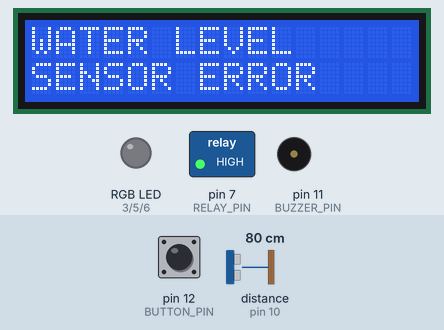
The sketch below on a simulated Arduino Uno, built with avr-gcc and run on an emulated ATmega328P. On the bench: 16×2 character LCD, switched loads named in the sketch (green lamp = pin HIGH), an RGB LED mixed from three pins (HIGH = lit), buzzer (waves = sounding, pin HIGH). Wiring (inferred from the names in the program): ultrasonic range finder: trigger pin 9; echo pin 10. Inputs (shaded band) come from the test bench; at power-on: distance to the obstacle (sensor on pin 10) 80 cm, pin 12 (BUTTON_PIN) HIGH. The echo pulse lasts 58.3 µs per cm; pins used as bus, display or sensor lines are not drawn; what the sketch prints to the serial monitor is not drawn.

Above: at 1.2 s.
1.3 s: distance to the obstacle (sensor on pin 10) set to 33 cm
4.3 s: distance to the obstacle (sensor on pin 10) set to 28 cm
At 6.4 s:
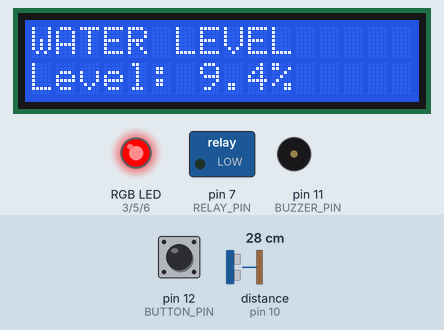
7.1 s: pin 12 (BUTTON_PIN) pulled LOW for 0.15 s
At 8.4 s:
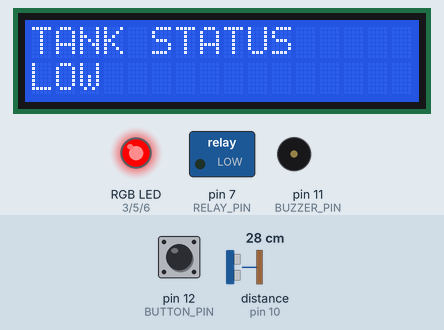
8.7 s: distance to the obstacle (sensor on pin 10) set to 2 cm
At 11.6 s:
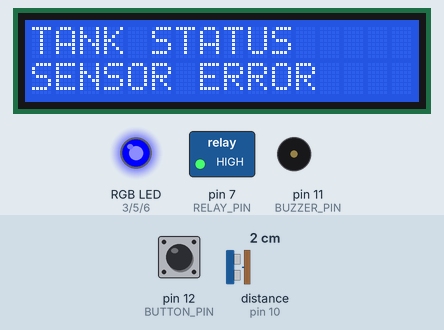
11.7 s: distance to the obstacle (sensor on pin 10) set to 5 cm
At 14.1 s:
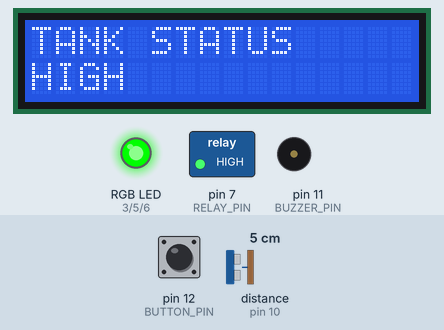
Timing chart, 0 to 15.6 s (numbered marks = the images above; inputs shaded):
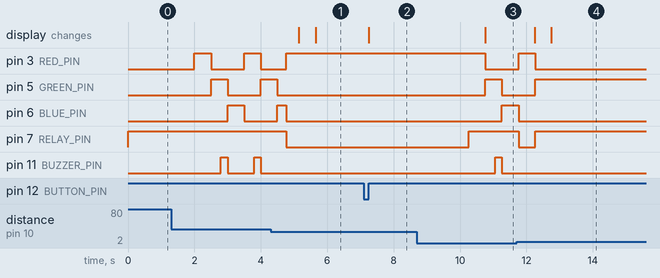

Measured:
- the behaviour switches between 31 and 30 cm on distance to the obstacle (sensor on pin 10) (found by bisection; images 0 and 1)
- the behaviour switches between 3 and 4 cm on distance to the obstacle (sensor on pin 10) (found by bisection; images 3 and 4)
- after the input at 4.3 s, pin 5 (GREEN_PIN): goes on until 4.5 s, then stays LOW; pin 7 (RELAY_PIN): HIGH → LOW after 0.46 s; pin 11 (BUZZER_PIN): stops changing and stays LOW; the display: first changes after 0.85 s (image 1 shows a later state)
- after the input at 7.1 s, the display: changes after 0.14 s (image 2)
- after the input at 8.7 s, pin 3 (RED_PIN): HIGH → LOW after 2.1 s; pin 5 (GREEN_PIN): LOW → HIGH after 2.1 s, → LOW 0.50 s later; pin 6 (BLUE_PIN): LOW → HIGH after 2.6 s; pin 7 (RELAY_PIN): LOW → HIGH after 1.6 s; pin 11 (BUZZER_PIN): LOW → HIGH after 2.4 s, → LOW 0.20 s later; the display: changes after 2.1 s (image 3)
- after the input at 11.7 s, pin 3 (RED_PIN): goes on until 12.3 s, then stays LOW; pin 5 (GREEN_PIN): goes on until 12.3 s, then stays HIGH
- by itself, pin 3 (RED_PIN): alternates HIGH for 0.50 s and LOW for 1.0 s
- by itself, pin 11 (BUZZER_PIN): alternates HIGH for 0.20 s and LOW for 0.80 s

The sketch:

Smart_Water_monitoring_system.ino
```cpp
#include <Wire.h>
#include <LiquidCrystal_I2C.h>

const int RED_PIN = 3;
const int GREEN_PIN = 5;
const int BLUE_PIN = 6;

const int TRIG_PIN = 9;
const int ECHO_PIN = 10;

const int BUZZER_PIN = 11;

const int BUTTON_PIN = 12;

const int RELAY_PIN = 7;

//Relay configuration
const int RELAY_ON = LOW;
const int RELAY_OFF = HIGH;

//Tank calibration
const float EMPTY_DISTANCE = 30.0;
const float FULL_DISTANCE = 2.0;

const float USABLE_DISTANCE = EMPTY_DISTANCE - FULL_DISTANCE;

//Ultra sonic sensor configuration
const float US_ROUNDTRIP_PER_CM = 58.31;
const int NUM_SAMPLES = 5;
const unsigned long ECHO_TIMEOUT = 30000;
const unsigned long MIN_TRIGGER_INTERVAL = 100000;

//Variables for detecting sensor error
const unsigned long SENSOR_TIMEOUT = 2000;
unsigned long lastValidReadingTime = 0;
unsigned long systemStartTime = 0;

//Variable for controlling how ofter sensor error message is printed
bool sensorError = false;
bool errorMessagePrinted = false;

float latestDistance = 0.0; //Holds the averaged distance measurement

float waterLevel = 0.0; //Holds the calculated water level percentage

float totalDistance = 0; // Accumulates readings before averaging
int sampleCount = 0; //Tracks the number of readings collected

bool distanceAvailable = false; //Indicates whether a valid measurement is available

//ultrasonic sensor variables for getting distance
unsigned long lastTriggerTime = 0;
unsigned long startTime = 0;
unsigned long echoWaitStart = 0;

int buttonState = HIGH; //Stores the debounced/accepted button state
int previousButtonState = HIGH; // Stores the accepted previous button state
int lastButtonReading = HIGH; //Stores the raw previous button state

unsigned long lastDebounceTime = 0;
const unsigned long DEBOUNCE_DELAY = 50;

//varriable for keeping track of the current displaying screen
byte currentScreen = 0;
bool screenChanged = true;
const byte NUM_SCREENS = 4;

//LCD object
LiquidCrystal_I2C lcd(0x27, 16, 2);

//LCD variables
const unsigned long LCD_REFRESH_INTERVAL = 500;
unsigned long lastLCDUpdate = 0;

//Pump controll varibles
const float PUMP_ON_THRESHOLD = 30.0;
const float PUMP_OFF_THRESHOLD = 80.0;

bool pumpRunning = false;

//RGB Error handling variables
const unsigned long ERROR_LED_INTERVAL = 500;
unsigned long lastErrorLEDUpdate = 0;
byte errorLEDState = 0;

bool previousSensorError = false;

//Buzzere Variables
const unsigned long BUZZER_ON_INTERVAL = 200;
const unsigned long BUZZER_OFF_INTERVAL = 800;

unsigned long lastBuzzerUpdate = 0;
bool buzzerState = false;


enum EchoState
{
  READY_TO_TRIGGER,
  WAITING_FOR_START,
  WAITING_FOR_END
};

EchoState echoState = READY_TO_TRIGGER;

// Enumeration for categorizing water levels
enum WaterLevelState
{
  WATER_LOW,
  WATER_MEDIUM,
  WATER_HIGH
};
WaterLevelState currentWaterLevel = WATER_LOW;

//Function for reading raw distance values
bool readDistance(float &distance)
{
  unsigned long currentMicros = micros();

  if (echoState == READY_TO_TRIGGER)
  {
    if (currentMicros - lastTriggerTime >= MIN_TRIGGER_INTERVAL)
    {
      digitalWrite(TRIG_PIN, LOW);
      delayMicroseconds(2);

      digitalWrite(TRIG_PIN, HIGH);
      delayMicroseconds(10);

      digitalWrite(TRIG_PIN, LOW);

      lastTriggerTime = micros();
      echoWaitStart = lastTriggerTime;
      echoState = WAITING_FOR_START;
    }
    return false;

  }

  if (echoState == WAITING_FOR_START)
{
  if (micros() - echoWaitStart >= ECHO_TIMEOUT)
  {
    echoState = READY_TO_TRIGGER;
    return false;
  }

  if (digitalRead(ECHO_PIN) == HIGH)
  {
    startTime = micros();
    echoState = WAITING_FOR_END;
  }

  return false;
}

if (echoState == WAITING_FOR_END)
{
  if (micros() - startTime >= ECHO_TIMEOUT)
  {
    echoState = READY_TO_TRIGGER;
    return false;
  }

  if (digitalRead(ECHO_PIN) == LOW)
  {
    unsigned long endTime = micros();
    unsigned long duration = endTime - startTime;

    distance = duration / US_ROUNDTRIP_PER_CM;
    echoState = READY_TO_TRIGGER;

    return true;
  }
}
  return false;
}

// Function for averaging acquired raw distances from readDistance()
bool readAverageDistance(float &averageDistance)
{
  float rawDistance = 0;
  if(readDistance(rawDistance))
  {
    //If statement to ensure only values within the range are averaged
    if(rawDistance >= FULL_DISTANCE && rawDistance <= EMPTY_DISTANCE)
    {
      totalDistance += rawDistance;
      sampleCount++;
    }

    if(sampleCount >= NUM_SAMPLES)
    {
      averageDistance = totalDistance / sampleCount;
      sampleCount = 0; //Reset so that it is updated in the next cycle
      totalDistance = 0;
      return true;
    }
  }
  return false;
}

// Function for calculating water level
float calculateWaterLevel(float measuredDistance)
{
  float waterLevelPercentage = ((EMPTY_DISTANCE - measuredDistance) / USABLE_DISTANCE) * 100.0;
  waterLevelPercentage = constrain(waterLevelPercentage, 0.0, 100.0);

  return waterLevelPercentage;
}

//Function for classifying water level
WaterLevelState classifyWaterLevel(float percentage)
{
  if(percentage <= 30)
  {
    return WATER_LOW;
  }
  else if(percentage <= 70)
  {
    return WATER_MEDIUM;
  }
  else
  {
    return WATER_HIGH;
  }
}

//Function for water level text
 const char*getWaterLevelText(WaterLevelState state)
{
  switch(state)
  {
    case WATER_LOW:
    return "LOW";

    case WATER_MEDIUM:
    return "MEDIUM";

    case WATER_HIGH:
    return "HIGH";

    default:
    return "UNKNOWN";
  }
}

void handleButton()
{
  int currentButtonState = digitalRead(BUTTON_PIN);
  if(currentButtonState != lastButtonReading)
  {
    lastDebounceTime = millis();
    lastButtonReading = currentButtonState;
  }

  if(millis() - lastDebounceTime >= DEBOUNCE_DELAY)
  {
    buttonState = currentButtonState;
  }

  if(buttonState == LOW && previousButtonState == HIGH)
  {
    currentScreen = (currentScreen + 1) % NUM_SCREENS;
    screenChanged = true;
  }
  previousButtonState = buttonState;
}

//Function for helping clear out the 2nd row before writing new data
void clearLCDRow(byte row)
{
  const byte SPACES_NEEDED = 16;
  lcd.setCursor(0, row);
  for(int i = 0; i < SPACES_NEEDED; i++)
  {
    lcd.print(" ");
  }

}

//Function for displaying water level
void displayWaterLevel()
{
  clearLCDRow(0);
  lcd.setCursor(0,0);
  lcd.print("WATER LEVEL");

  clearLCDRow(1);
  lcd.setCursor(0,1);

  //Checks whether there is a valid distance
  if(!distanceAvailable)
  {
    lcd.print("SENSOR ERROR");
    return;
  }

  lcd.print("Level: ");
  lcd.print(waterLevel, 1);
  lcd.print("%");
}

// Functio for displaying water level status
void displayWaterStatus(const char*status)
{
  clearLCDRow(0);
  lcd.setCursor(0, 0);
  lcd.print("TANK STATUS");

  clearLCDRow(1);
  lcd.setCursor(0, 1);

  if(!distanceAvailable)
  {
    lcd.print("SENSOR ERROR");
    return;
  }

  lcd.print(status);
}

//Function for displaying sensor distance
void displaySensorDistance()
{
  clearLCDRow(0);
  lcd.setCursor(0, 0);
  lcd.print("SENSOR DISTANCE");

  clearLCDRow(1);
  lcd.setCursor(0, 1);

  if(!distanceAvailable)
  {
    lcd.print("SENSOR ERROR");
    return;
  }

  lcd.print(latestDistance, 1);
  lcd.print(" cm");
}

//Function for displaying pump status
void displayPumpStatus()
{
  clearLCDRow(0);
  lcd.setCursor(0, 0);
  lcd.print("PUMP STATUS");

  clearLCDRow(1);
  lcd.setCursor(0, 1);

  if(sensorError)
  {
    lcd.print("OFF - SENSOR ERR");
  }
  else if(!distanceAvailable)
  {
    lcd.print("WAITING FOR DATA");
  }
  else
  {
    lcd.print(pumpRunning ? "PUMP: ON" : "PUMP: OFF");
  }
}

// Function which controlls which information to be displayed
void updateLCD()
{
  bool shouldUpdate = screenChanged || millis() - lastLCDUpdate >= LCD_REFRESH_INTERVAL;

  if(!shouldUpdate)
  {
    return;
  }

  lastLCDUpdate = millis();

  switch(currentScreen)
  {
    case 0:
    displayWaterLevel();
    break;

    case 1:
    displayWaterStatus(getWaterLevelText(currentWaterLevel));
    break;

    case 2:
    displaySensorDistance();
    break;

    case 3:
    displayPumpStatus();
    break;

    default:
    lcd.clear();
    lcd.print("INVALID SCREEN");
    break;
  }

  screenChanged = false;
}

//Function for controlling the pump
void updatePumpControl()
{
  if(!distanceAvailable)
  {
    pumpRunning = false;
  }

  //Our Hysteris logic for preventing the pump from flickering
  else if(!pumpRunning && waterLevel <= PUMP_ON_THRESHOLD)
  {
    pumpRunning = true;
  }
  else if(pumpRunning && waterLevel >= PUMP_OFF_THRESHOLD)
  {
    pumpRunning = false;
  }
  digitalWrite(RELAY_PIN, pumpRunning ? RELAY_ON : RELAY_OFF);
}

//Function for setting color intesity
void setRGBColor(byte red, byte green, byte blue)
{
  analogWrite(RED_PIN, red);
  analogWrite(GREEN_PIN, green);
  analogWrite(BLUE_PIN, blue);
}

//Function fro updating the LED depending on the water Level
void updateStatusLED()
{
  switch(currentWaterLevel)
  {
    case WATER_LOW:
    setRGBColor(255, 0, 0);
    break;

    case WATER_MEDIUM:
    setRGBColor(0, 0, 255);
    break;

    case WATER_HIGH:
    setRGBColor(0, 255, 0);
    break;

    default:
    setRGBColor(0, 0, 0);
    break;
  }
}

//Function for controlling LED in case of sensor error
void handleSensorErrorLED()
{
  unsigned long currentTime = millis();

  if(currentTime - lastErrorLEDUpdate >= ERROR_LED_INTERVAL)
  {
    lastErrorLEDUpdate = currentTime;
    errorLEDState = (errorLEDState + 1) % 3;
  }

  switch(errorLEDState)
  {
    case 0:
    setRGBColor(255, 0, 0); //This activates red.
    break;

    case 1:
    setRGBColor(0, 255, 0); // This activates green.
    break;

    case 2:
    setRGBColor(0, 0, 255); //This activates blue.
    break;
  }
}

void handleSensorErrorBuzzer()
{
  unsigned long currentBuzzerUpdate = millis();
  unsigned long interval = buzzerState ? BUZZER_ON_INTERVAL: BUZZER_OFF_INTERVAL;

  if(currentBuzzerUpdate - lastBuzzerUpdate >= interval)
  {
    lastBuzzerUpdate = currentBuzzerUpdate;
    buzzerState = !buzzerState;

    digitalWrite(BUZZER_PIN, buzzerState ? HIGH: LOW);
  }
}

void updateBuzzer()
{
  if(sensorError)
  {
    handleSensorErrorBuzzer();
  }
  else
  {
    buzzerState = false;
    digitalWrite(BUZZER_PIN, LOW);
    lastBuzzerUpdate = millis();
  }
}

void setup()
{
  Serial.begin(9600);

  digitalWrite(BUZZER_PIN, LOW);
  pinMode(BUZZER_PIN, OUTPUT);

  digitalWrite(RELAY_PIN, RELAY_OFF);
  pinMode(RELAY_PIN, OUTPUT);

  pinMode(BUTTON_PIN, INPUT_PULLUP);

  pinMode(TRIG_PIN, OUTPUT);
  pinMode(ECHO_PIN, INPUT);

  pinMode(RED_PIN, OUTPUT);
  pinMode(GREEN_PIN, OUTPUT);
  pinMode(BLUE_PIN, OUTPUT);

  systemStartTime = millis();

  // LCD Intialization
  lcd.init();
  lcd.backlight();

  lcd.setCursor(0,0);
  lcd.print("WATER MONITORING");

  lcd.setCursor(0, 1);
  lcd.print("Initializing....");
}

void loop()
{
  float averageDistance = 0;
  if(readAverageDistance(averageDistance))
  {
    latestDistance = averageDistance;
    distanceAvailable = true;

    sensorError = false;
    errorMessagePrinted = false;

    lastValidReadingTime = millis();

    waterLevel = calculateWaterLevel(latestDistance);
    currentWaterLevel = classifyWaterLevel(waterLevel);

   const char*waterLevelText = getWaterLevelText(currentWaterLevel);


    Serial.print("Distance: ");
    Serial.print(latestDistance, 2);
    Serial.println(" cm");

    Serial.print("Water level: ");
    Serial.print(waterLevel, 2);
    Serial.println(" %");

    Serial.print("STATUS: ");
    Serial.println(waterLevelText);

  }

  if((distanceAvailable && millis() - lastValidReadingTime >= SENSOR_TIMEOUT) || (!distanceAvailable && millis() - systemStartTime >= SENSOR_TIMEOUT))
  {
    sensorError = true;
    distanceAvailable = false;
  }

  if(sensorError && !previousSensorError)
  {
    errorLEDState = 0;
    lastErrorLEDUpdate = millis();
  }
  previousSensorError = sensorError;

  if(sensorError && !errorMessagePrinted)
  {
    Serial.println("SENSOR ERROR");
    errorMessagePrinted = true;
  }

  updateBuzzer();

  updatePumpControl();

  if(sensorError)
  {
    handleSensorErrorLED();
  }
  else if(distanceAvailable)
  {
    updateStatusLED();
  }
  else
  {
    setRGBColor(0, 0, 0);
  }

static bool previousPumpState = false;

if(pumpRunning != previousPumpState)
{
  if(pumpRunning)
  {
    Serial.println("PUMP: ON");
  }
  else
  {
    Serial.println("PUMP: OFF");
  }

  previousPumpState = pumpRunning;
}

  handleButton();

  updateLCD();
}
```
